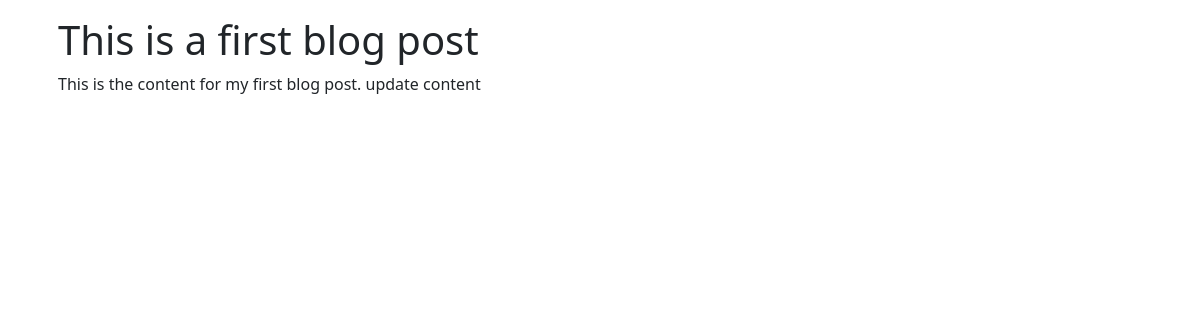
The app's page /blogpost/blog-1/, older data.
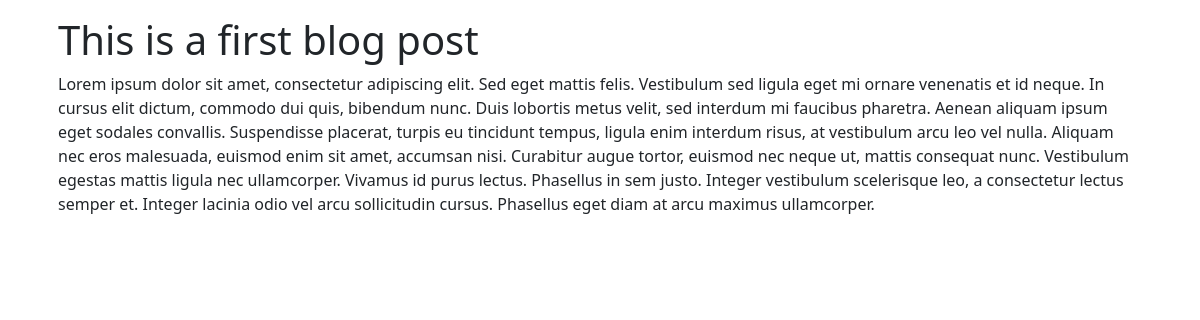
The same page, newer data.
### blog/models.py (models this page shows, shortened)
class BlogPost(models.Model):
    title = models.CharField(max_length=120)
    slug = models.SlugField(null=True)
    content = models.TextField(null=False,  blank=False)

### blog/views.py (the view)
# urls.py: path('<str:slug>/', blog_post_details),
def blog_post_details(request, slug):
    obj = get_object_or_404(BlogPost, slug=slug)
    template_name = "blog_post_details.html"
    context = {"blog": obj}
    return render(request, template_name, context)

### templates/blog_post_details.html (shortened to what this page needs)
{% extends 'base.html' %}
{% block content %}
<div class="container">
    <div class="row p-3">
        <h1>{{ blog.title }}</h1>
        <p>{{ blog.content }}</p>
    </div>
</div>
{% endblock %}

Row changes from the older to the newer data that the page shows:
changed BlogPost "This is a first blog post": content "This is the content for my first blog post. update content" → "Lorem ipsum dolor sit amet, consectetur adipiscing elit. Sed eget mattis felis. Vestibulum sed ligula eget mi ornare venenatis et id neque. In cursus elit dictum, commodo dui quis, bibendum nunc. Duis lobortis metus velit, sed interdum mi faucibus pharetra. Aenean aliquam ipsum eget sodales convallis. Suspendisse placerat, turpis eu tincidunt tempus, ligula enim interdum risus, at vestibulum arcu leo vel nulla. Aliquam nec eros malesuada, euismod enim sit amet, accumsan nisi. Curabitur augue tortor, euismod nec neque ut, mattis consequat nunc. Vestibulum egestas mattis ligula nec ullamcorper. Vivamus id purus lectus. Phasellus in sem justo. Integer vestibulum scelerisque leo, a consectetur…"
